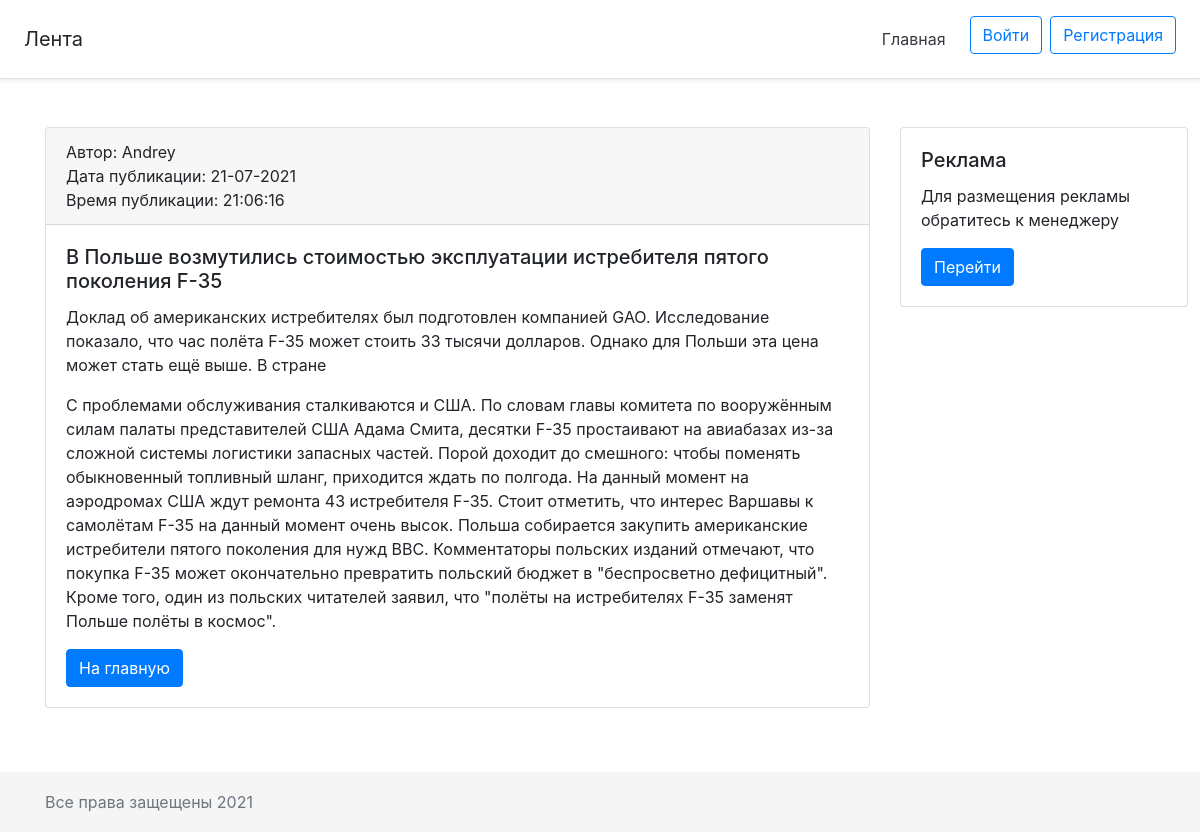
The page /news?id=1 on the database its author committed.
### tables this page shows
CREATE TABLE `news` (
  `id` int(11) UNSIGNED NOT NULL,
  `title` varchar(150) NOT NULL,
  `intro` varchar(200) NOT NULL,
  `text` text NOT NULL,
  `date` int(11) UNSIGNED NOT NULL,
  `author` varchar(30) NOT NULL
);

### news.php (the view, shortened to what this page needs)
<!DOCTYPE html>
<html lang="ru">
<head>
    <?
    require_once 'config.php';
    $sql = 'SELECT * FROM `news` WHERE `id` = :id';
    $id = $_GET['id'];
    $query = $pdo->prepare($sql);
    $query->execute(['id' => $id]);
    $news = $query->fetch(PDO::FETCH_ASSOC);
    ?>
    <?php require_once 'include/head.php'; ?>
</head>
<body>
    <?php require_once 'include/header.php'; ?>
    <main class="container mt-5">
        <div class="row">
            <div class="col-md-9">
                <div class="card mb-3">
                    <div class="card-header">
                        Автор: <?= $news['author']; ?> <br>
                        Дата публикации: <?php echo $today = date("d-m-Y", $news['date']); ?> <br>
                        Время публикации: <?php echo $time = date("H:i:s", $news['date']); ?>
                    </div>
                    <div class="card-body">
                        <h5 class="card-title"><?= $news['title']; ?></h5>
                        <p class="card-text"><?= $news['intro']; ?></p>
                        <p class="card-text"><?= $news['text']; ?></p>
                        <a href="/" class="btn btn-primary">На главную</a>
                    </div>
                </div>
            </div>
            <?php require_once 'include/aside.php'; ?>
        </div>
    </main>
    <?php require_once 'include/footer.php'; ?>
</body>
</html>

### rows shown on the page
news: author "Andrey", date "21-07-2021", date "21:06:16", title "В Польше возмутились стоимостью эксплуатации истребителя пятого поколения F-35", intro "Доклад об американских истребителях был подготовлен компанией GAO. Исследование показало, что час полёта F-35 может стоить 33 тысячи долларов. Однако для Польши эта цена может стать ещё выше. В стране", text "С проблемами обслуживания сталкиваются и США. По словам главы комитета по вооружённым силам палаты представителей США Адама Смита, десятки F-35 простаивают на авиабазах из-за сложной системы логистики запасных частей. Порой доходит до смешного: чтобы поменять обыкновенный топливный шланг, приходится ждать по полгода. На данный момент на аэродромах США ждут ремонта 43 истребителя F-35. Стоит отметить, что интерес Варшавы к самолётам F-35 на данный момент очень высок. Польша собирается закупить американские истребители пятого поколения для нужд ВВС. Комментаторы польских изданий отмечают, что покупка F-35 может окончательно превратить польский бюджет в \"беспросветно дефицитный\". Кроме того,…"
